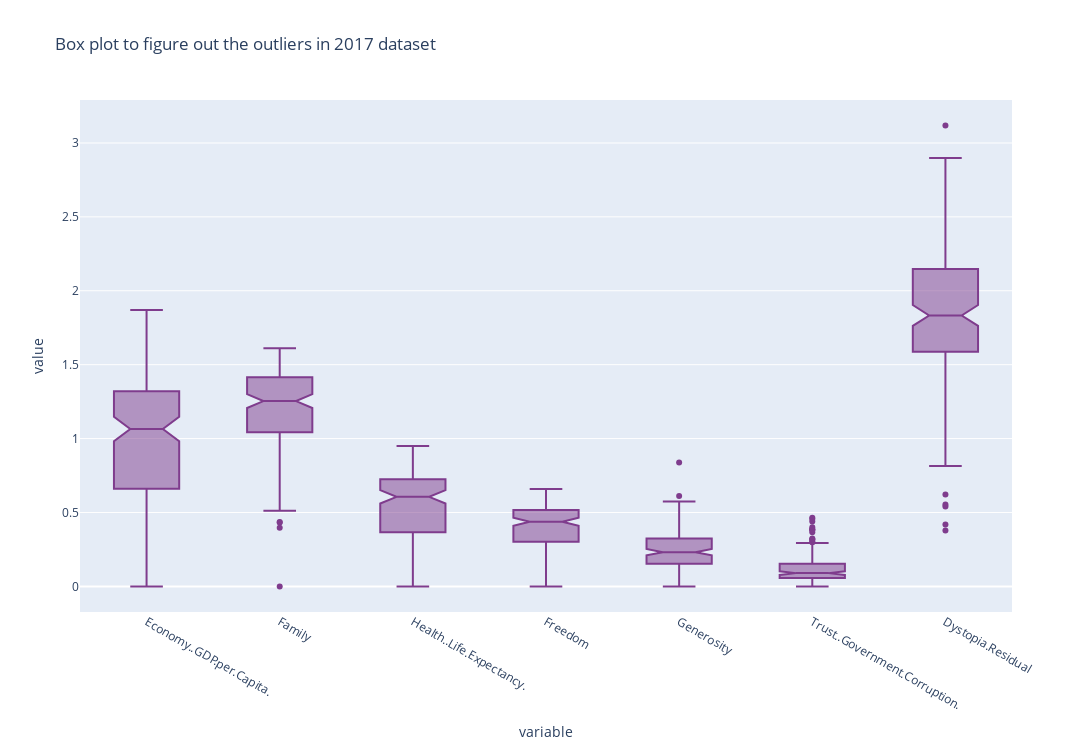

The code cell stored with this chart in its notebook:
### Code cell
fig = px.box(data_2017[["Economy..GDP.per.Capita.","Family","Health..Life.Expectancy.",
                        "Freedom","Generosity","Trust..Government.Corruption.","Dystopia.Residual"]],
             notched=True, # used notched shape
             title="Box plot to figure out the outliers in 2017 dataset",
             width=1200 ,height=750,
             color_discrete_sequence=px.colors.qualitative.Bold
            )
fig.show()

### Figure 1 — Plotly figure (JSON) as saved in the notebook; plotly's stock layout.template omitted (floating-point values rounded to 4 significant figures; data arrays with more than 128 entries replaced by an {"elided": "..."} marker saying what was removed)
{"data": [{"alignmentgroup": "True", "hovertemplate": "variable=%{x}<br>value=%{y}<extra></extra>", "legendgroup": "", "marker": {"color": "rgb(127, 60, 141)"}, "name": "", "notched": true, "offsetgroup": "", "orientation": "v", "showlegend": false, "type": "box", "x": {"elided": "1085 str values"}, "x0": " ", "xaxis": "x", "y": {"elided": "1085 float values"}, "y0": " ", "yaxis": "y"}], "layout": {"boxmode": "group", "height": 750, "legend": {"tracegroupgap": 0}, "title": {"text": "Box plot to figure out the outliers in 2017 dataset"}, "width": 1200, "xaxis": {"anchor": "y", "domain": [0, 1], "title": {"text": "variable"}}, "yaxis": {"anchor": "x", "domain": [0, 1], "title": {"text": "value"}}}}
